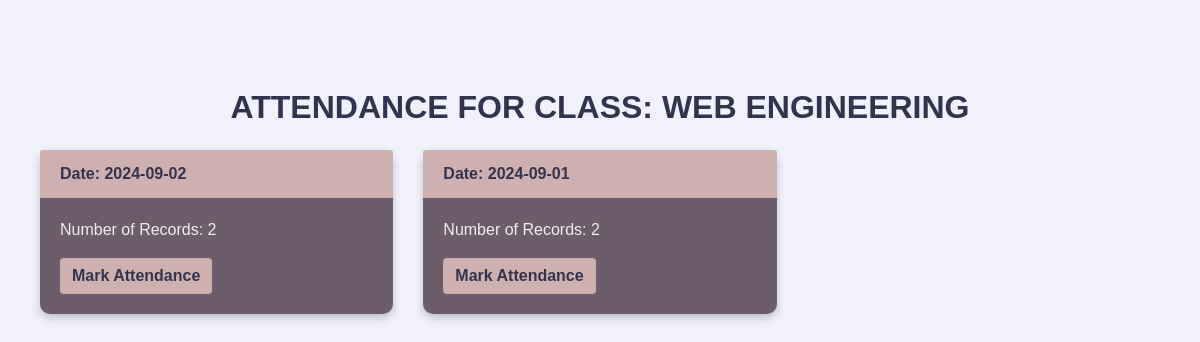
Screenshot of /teacher/attendance.php?class_id=1 with the database file from the repository.
### tables this page shows
CREATE TABLE classes (
    id INT AUTO_INCREMENT PRIMARY KEY,
    semester_id INT NOT NULL,   
    name VARCHAR(255) NOT NULL,   
    start_time TIME NOT NULL,
    end_time TIME NOT NULL,
    FOREIGN KEY (semester_id) REFERENCES semesters(id)
);

CREATE TABLE attendance (
    id INT AUTO_INCREMENT PRIMARY KEY,
    class_id INT NOT NULL,   
    student_id INT NOT NULL,   
    date DATE NOT NULL,   
    status ENUM('present', 'absent') NOT NULL,
    comment TEXT,   
    FOREIGN KEY (class_id) REFERENCES classes(id),
    FOREIGN KEY (student_id) REFERENCES user(id)
);

### teacher/attendance.php (the view, shortened to what this page needs)
<?php
require_once('C:\xampp\htdocs\attendance-roster\config.php');
$class_name = "";
$attendance_data = [];
if (isset($_GET['class_id'])) {
    $class_id = $_GET['class_id'];
} else {
    echo "Class ID is missing.";
    exit();
}
$sql_class_name = "SELECT name FROM classes WHERE id = ?";
if ($stmt = $conn->prepare($sql_class_name)) {
    $stmt->bind_param("i", $class_id);
    if ($stmt->execute()) {
        $stmt->bind_result($class_name);
    }
} else {
    echo "Error fetching class name.";
    exit();
}
$sql = "SELECT a.date, a.student_id, a.status, a.comment
        FROM attendance a
        JOIN student_class sc ON a.student_id = sc.student_id AND a.class_id = sc.class_id
        WHERE sc.class_id = ?
        ORDER BY a.date DESC";
if ($stmt = $conn->prepare($sql)) {
    $stmt->bind_param("i", $class_id);
    if ($stmt->execute()) {
        $stmt->bind_result($date, $student_id, $status, $comment);
        while ($stmt->fetch()) {
            $attendance_data[$date][] = [
                'student_id' => $student_id,
                'status' => $status,
                'comment' => $comment
            ];
        }
    } else {
        $attendance_err = "Oops! Something went wrong. Please try again later.";
    }
} else {
    $attendance_err = "Error preparing the query.";
}
?>
<!DOCTYPE html>
<html lang="en">
<head>
    <link href="https://stackpath.bootstrapcdn.com/bootstrap/4.5.2/css/bootstrap.min.css" rel="stylesheet">
    <link rel="stylesheet" href="css/attendance.css?v=1.0">
</head>
<body>
    <div class="container mt-5">
        <h2 class="text-center mb-4">Attendance for Class: <?php echo htmlspecialchars($class_name); ?></h2>
        <?php if (empty($attendance_data)) : ?>
            <div class="alert no-data">No attendance records found.</div>
        <?php else : ?>
            <div class="row card-container">
                <?php foreach ($attendance_data as $date => $records) : ?>
                    <div class="col-lg-4 col-md-6">
                        <div class="card">
                            <div class="card-header">
                                Date: <?php echo htmlspecialchars($date); ?>
                            </div>
                            <div class="card-body">
                                <p>Number of Records: <?php echo count($records); ?></p>
                                <a href="modify_attendance.php?class_id=<?php echo $class_id; ?>&date=<?php echo urlencode($date); ?>" class="btn btn-primary">
                                    Mark Attendance
                                </a>
                            </div>
                        </div>
                    </div>
                <?php endforeach; ?>
            </div>
        <?php endif; ?>
    </div>
</body>
</html>

### teacher/css/attendance.css (style rules this page uses)
:root { --primary-dark: #33334d; --primary-mauve: #6d5c6a; --accent-pink: #ceb0b0; --background-light: #F0F1FA; --text-light: #f0f0f0; --text-dark: #1a1a1a; }
body { background-color: var(--background-light); color: var(--text-dark); font-family: 'Arial', sans-serif; min-height: 100vh; margin: 0; padding: 20px; }
.container { padding: 20px; border-radius: 10px; max-width: 1200px; margin: auto; }
h2 { color: var(--primary-dark); text-align: center; margin-bottom: 20px; font-weight: bold; text-transform: uppercase; }
.card { background-color: var(--primary-mauve); border: none; border-radius: 10px; color: var(--text-light); margin-bottom: 20px; box-shadow: 0 4px 8px rgba(0, 0, 0, 0.2); }
.card-header { background-color: var(--accent-pink); color: var(--primary-dark); font-weight: bold; border-bottom: none; border-radius: 10px 10px 0 0; }
.card-body { padding: 20px; }
.btn-primary { background-color: var(--accent-pink); border: none; color: var(--primary-dark); font-weight: bold; transition: background-color 0.3s ease, transform 0.3s ease; }

### rows the page displays
classes: name "WEB ENGINEERING"
attendance: date "2024-09-01", count($records) "2"

### other values shown
$date "2024-09-02"
count($records) "2"
